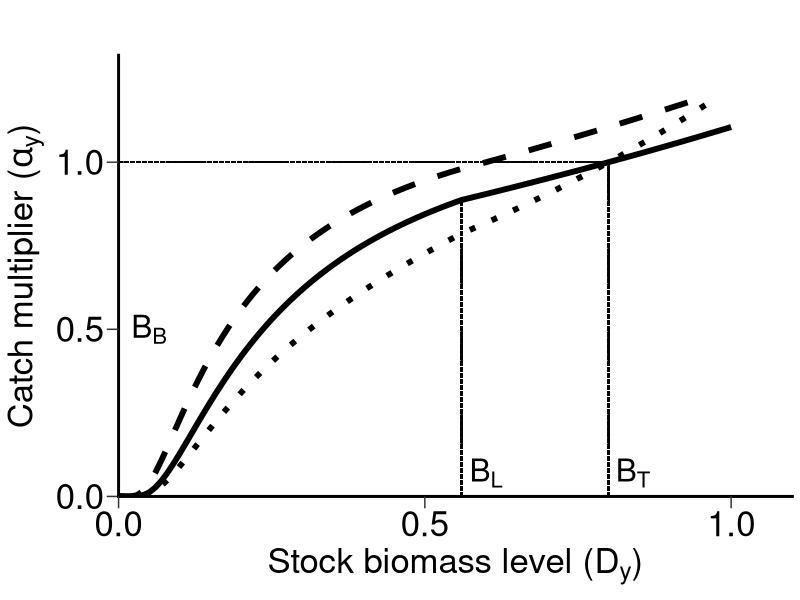
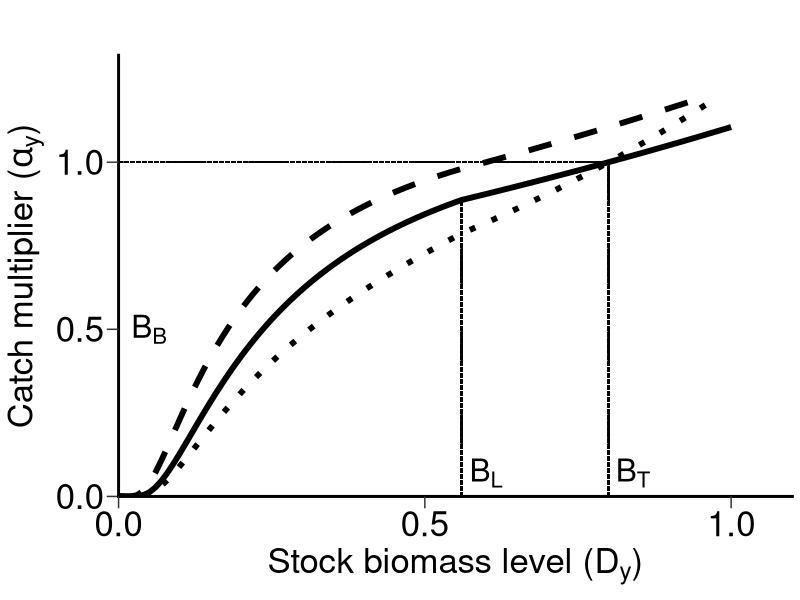

These charts were generated, in order, by the following R code:
library(ggplot2)
type2_func <- function(B,BB = 0,BL = 0.56,BT = 0.8,delta1 = 0.5,delta2 = 0.4,delta3 = 0.4,AAV = 1){
  p <- ifelse(B <= BB,Inf,
              ifelse(B >= BL,delta1,
                     delta1+delta2*exp(delta3*log(1+AAV^2))*(BL-B)/(B-BB)
              ))
  alpha <- exp(p*(B-BT))
  return(alpha)
}

I <- seq(0,1,by = 0.01)
data <- data.frame(I = I,alpha = type2_func(B = I),beta = type2_func(B = I,BT = 0.6),gannma = type2_func(B = I,delta1 = 1))
ggplot(data, aes(x = I)) +
  geom_line(aes(y = alpha, linetype = "alpha"), linewidth = 2) +
  geom_line(aes(y = beta,  linetype = "beta"), linewidth = 2) +
  geom_line(aes(y = gannma,linetype = "gannma"), linewidth = 2) +
  scale_linetype_manual(values = c("solid", "dashed", "dotted")) +
  geom_segment(x = 0.56,xend = 0.56,y = 0,yend = 0.8869204,linetype = "31",color = "black") +
  geom_segment(x = 0.8,xend = 0.8,y = 0,yend = 1,linetype = "31",color = "black") +
  geom_segment(x = 0,xend = 0.8,y = 1,yend = 1,linetype = "31",color = "black") +
  scale_x_continuous(expand = expansion(mult = c(0,0.1)),breaks = c(0,0.5,1),limits = c(0,1)) +
  scale_y_continuous(expand = expansion(mult = c(0,0.1)),breaks = c(0,0.5,1,1.5),limits = c(0,1.2)) +
  labs(x = expression("Stock biomass level (" * D[y] * ")"),
       y = expression("Catch multiplier (" * alpha[y] * ")")) +
  theme_classic() +
  annotate("text",x = 0.84,y = 0.07,label = "B[T]",parse = TRUE,size = 8) +
  annotate("text",x = 0.6,y = 0.07,label = "B[L]",parse = TRUE,size = 8) +
  annotate("text",x = 0.05,y = 0.5,label = "B[B]",parse = TRUE,size = 8) +
  theme(legend.position = "none",
        axis.text = element_text(size = 25,color = "black"),
        axis.title = element_text(size = 25,color = "black"),
        axis.line = element_line(colour = "black",linewidth = 1,lineend = "square"),
        legend.text = element_text(size = 25),legend.title = element_text(size = 25),
        legend.key.spacing.y = unit(1,'lines'),axis.ticks.length = unit(0.3,"cm"),
        plot.title = element_text(size = 30)) + ggtitle("")
ggsave(paste0("./Figs2.jpg"),
       width = 340, height = 170, units = "mm", dpi = 300)
